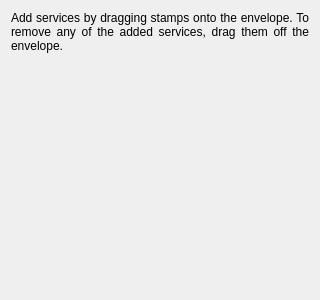
<?xml version="1.0" encoding="UTF-8"?>
<ui version="4.0">
 <class>ServiceInstructionsWidget</class>
 <widget class="QWidget" name="ServiceInstructionsWidget">
  <property name="geometry">
   <rect>
    <x>0</x>
    <y>0</y>
    <width>320</width>
    <height>300</height>
   </rect>
  </property>
  <property name="minimumSize">
   <size>
    <width>320</width>
    <height>0</height>
   </size>
  </property>
  <property name="windowTitle">
   <string>Form</string>
  </property>
  <layout class="QVBoxLayout" name="verticalLayout">
   <item>
    <widget class="QLabel" name="label">
     <property name="text">
      <string>&lt;p&gt;Add services by dragging stamps onto the envelope. To remove any of the added services, drag them off the envelope.&lt;/p&gt;</string>
     </property>
     <property name="alignment">
      <set>Qt::AlignJustify|Qt::AlignVCenter</set>
     </property>
     <property name="wordWrap">
      <bool>true</bool>
     </property>
    </widget>
   </item>
   <item>
    <spacer name="verticalSpacer">
     <property name="orientation">
      <enum>Qt::Vertical</enum>
     </property>
     <property name="sizeHint" stdset="0">
      <size>
       <width>20</width>
       <height>40</height>
      </size>
     </property>
    </spacer>
   </item>
  </layout>
 </widget>
 <resources/>
 <connections/>
</ui>
